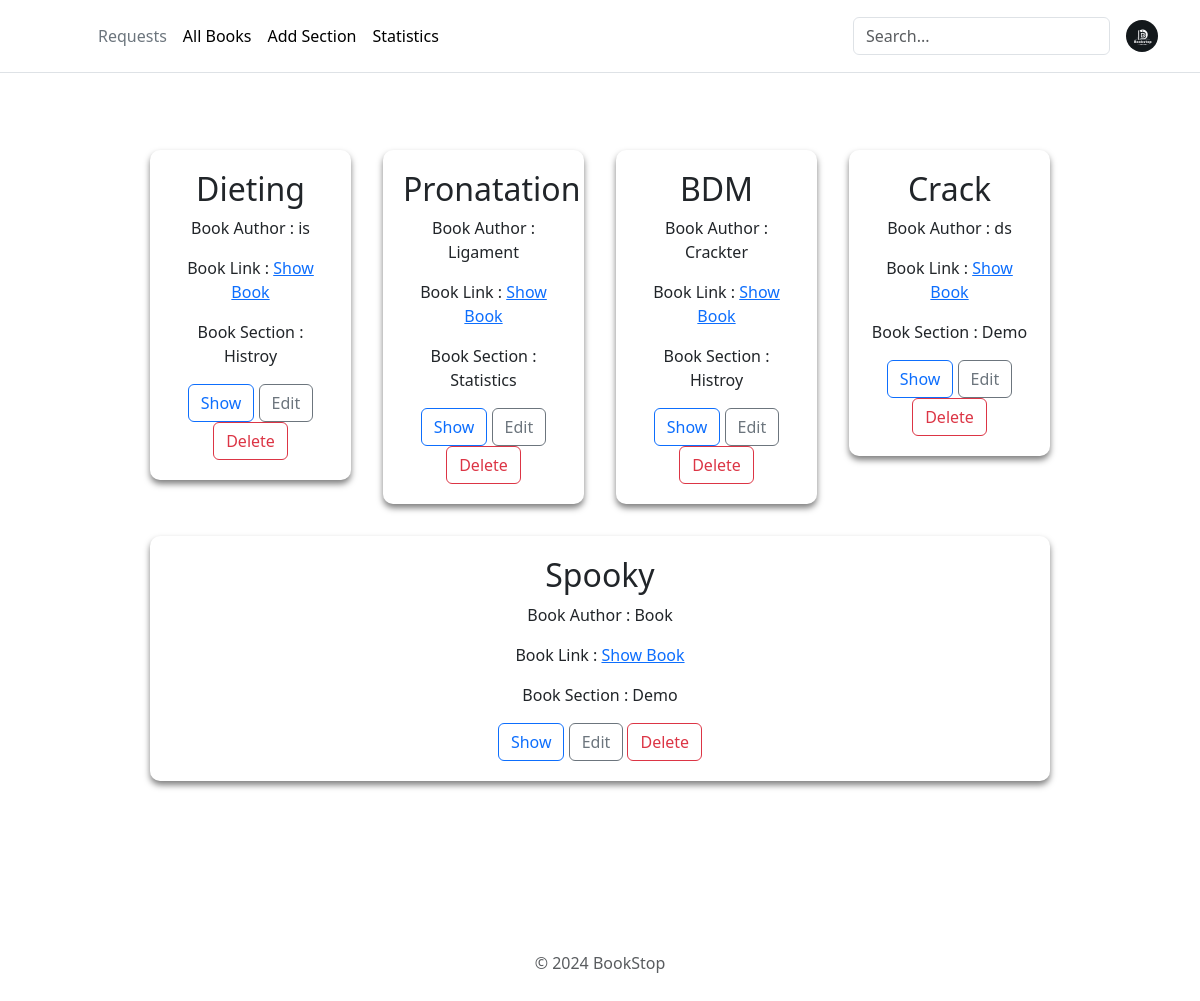
The page /showBooks on the database its author committed.
### app.py (models this page shows)
class Books(db.Model):
    __tablename__ = 'books'
    BookId = db.Column(db.Integer, autoincrement=True, primary_key=True)
    SectionId = db.Column(db.Integer, db.ForeignKey('section.SectionId'), nullable=False)
    Title = db.Column(db.String(50), nullable=False)
    Author = db.Column(db.String(50), nullable=False)
    Content = db.Column(db.Text)
    ImageLink = db.Column(db.String(255))

### app.py (the view)
@app.route("/showBooks", methods = ["GET","POST"])
def showBooks():
    if request.method == 'POST':
        data = request.form.to_dict()
        f = request.files['file']
        new_filename = (data['Book-Title']+"_"+data['Author']+".pdf").replace(" ","_")
        file_path = os.path.join("books", new_filename)
        f.save(file_path)
        print(data)
        books = Books(SectionId = data['book_section'],Title=data['Book-Title'],Author=data['Author'],Content=data['Content'], ImageLink=new_filename)
        db.session.add(books)
        db.session.commit()
        print(data)
        bookSec = BookSection.query.all()
        return render_template("showBooks.html", books=bookSec)
    else:
        bookSec = BookSection.query.all()
        return render_template("showBooks.html", books=bookSec)

### templates/showBooks.html (shortened to what this page needs)
<!DOCTYPE html>
<html lang="en">
  <head>
    <link rel="stylesheet" href="/static/add-section.css" />
    {% include 'bootstrap.html' %}
  </head>
  <body>
    <div>
      {% include 'headerAdmin.html' %}
      <div>
        <div class="main-container">
          {% for book in books %}
          <div class="section-container" id="1">
            <h2>{{book.Books_Title}}</h2>
            <p>Book Author : {{book.Books_Author}}</p>
            <p>
              Book Link :
              <a
                href="{{ url_for('download_book', filename=book.Books_ImageLink) }}"
                >Show Book</a
              >
            </p>
            <div>
              <p>Book Section : {{book.Section_Title}}</p>
            </div>
            <button
              type="button"
              id="showBook{{book.BookId}}"
              class="btn btn-outline-primary"
            >
              Show
            </button>
            <button
              type="button"
              id="editBooks{{book.Books_BookId}}"
              class="btn btn-outline-secondary"
            >
              Edit
            </button>
            <form
              action="{{ url_for('deleteBook', bookId=book.Books_BookId) }}"
              method="post"
              style="display: inline"
            >
              <button type="submit" class="btn btn-outline-danger">
                Delete
              </button>
            </form>
          </div>
          {% endfor %}
        </div>
        {% include 'footer.html' %}
      </div>
    </div>
  </body>
</html>

### static/add-section.css (style rules this page uses)
body { background-color: #2d2a2e; margin: 0; }
.main-container { display: flex; flex-wrap: wrap; padding: 130px; align-items: flex-start; gap: 2em; margin: 20px; }
.section-container { background-color: rgba(255, 255, 255, 0.1); backdrop-filter: blur(10px); border-radius: 10px; padding: 20px 20px; box-shadow: 0 4px 6px rgba(0, 0, 0, 0.5); text-align: center; width: 20%; flex-grow: 1; }

### rows shown on the page
Books: Books_Title "Dieting", Books_Author "is", Section_Title "Histroy"
Books: Books_Title "Pronatation", Books_Author "Ligament", Section_Title "Statistics"
Books: Books_Title "BDM", Books_Author "Crackter", Section_Title "Histroy"
Books: Books_Title "Crack", Books_Author "ds", Section_Title "Demo"
Books: Books_Title "Spooky", Books_Author "Book", Section_Title "Demo"
